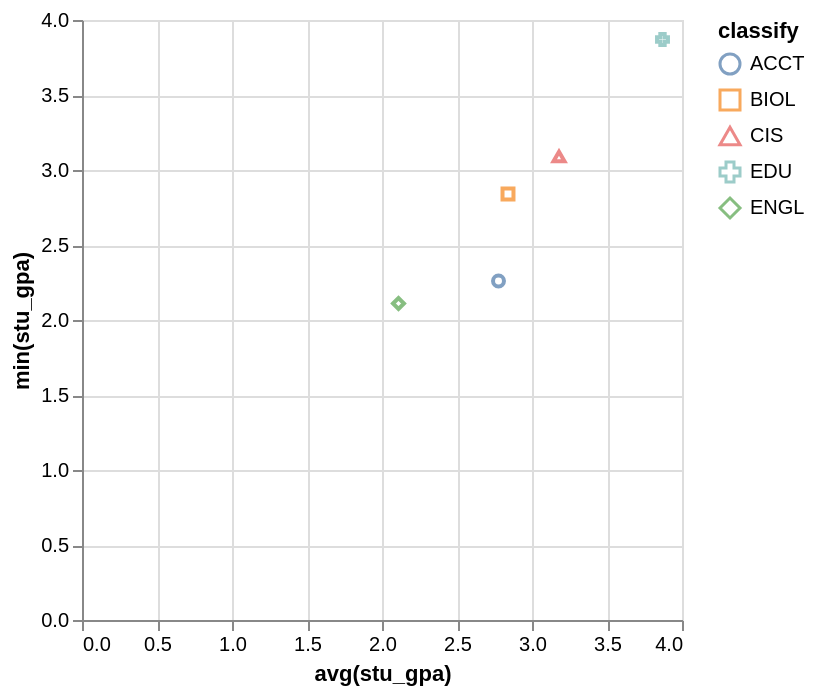

This figure's Vega-Lite source:
### Vega-Lite specification from a JSON file in a GitHub repository (floating-point values rounded to 4 significant figures)
{"data": {"values": [{"x_data": 2.777, "y_data": 2.26, "classify": "ACCT"}, {"x_data": 2.84, "y_data": 2.84, "classify": "BIOL"}, {"x_data": 3.18, "y_data": 3.09, "classify": "CIS"}, {"x_data": 3.87, "y_data": 3.87, "classify": "EDU"}, {"x_data": 2.11, "y_data": 2.11, "classify": "ENGL"}]}, "mark": "point", "encoding": {"x": {"field": "x_data", "type": "quantitative", "title": "avg(stu_gpa)", "scale": {"zero": "false"}}, "y": {"field": "y_data", "type": "quantitative", "title": "min(stu_gpa)", "scale": {"zero": "false"}}, "color": {"field": "classify", "type": "nominal"}, "shape": {"field": "classify", "type": "nominal"}}}
